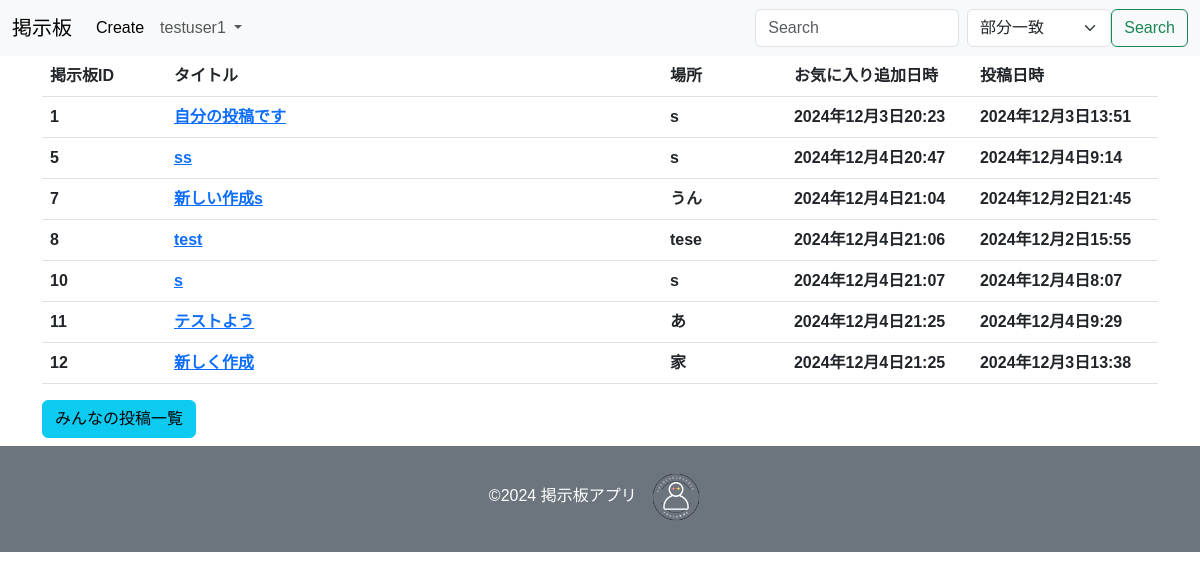
The page /display_favorite (signed in) on the database its author committed.
### bulletin/models.py (models this page shows)
class Favorite(models.Model):
    user = models.ForeignKey(User,on_delete=models.CASCADE)
    board = models.ForeignKey(BoardModel,on_delete=models.CASCADE)
    created_at = models.DateTimeField(auto_now_add=True)
    updated_at = models.DateTimeField(auto_now=True)
    class Meta:
        unique_together = ('user','board')

class BoardModel(models.Model):
    title = models.CharField(max_length=50)
    content = models.TextField()
    place = models.CharField(max_length=20)
    user = models.ForeignKey(User,on_delete=models.CASCADE,related_name='boards',null=True)
    created_at = models.DateTimeField(auto_now_add=True)
    updated_at = models.DateTimeField(auto_now=True)
    def __str__(self):
        return self.title

### bulletin/views.py (the view)
# urls.py: path('display_favorite',views.display_favorite,name='display_favorite'),
@login_required
def display_favorite(request):
    template_name = 'bulletin/my_favoriteboards.html'
    favorites = Favorite.objects.all()
    return render(request,template_name,{"favorites":favorites})

### templates/bulletin/my_favoriteboards.html (shortened to what this page needs)
{% extends './base.html' %}
{% block content %}
    <section>
            <table class="table">
                <colgroup>
                    <col style="width:10%">
                    <col style="width:40%">
                    <col style="width:10%">
                    <col style="width:15%">
                    <col style="width:15%">
                </colgroup>
                <thead>
                    <tr>
                        <th scope="col">掲示板ID</th>
                        <th scope="col">タイトル</th>
                        <th scope="col">場所</th>
                        <th scope="col">お気に入り追加日時</th>
                        <th scope="col">投稿日時</th>
                    </tr>
                </thead>
                <tbody>
                    {% for favorite in favorites %}
                    <tr>
                        <th scope="col">{{favorite.id}}</th>
                        <th scope="col"><a href={% url "board-detail" favorite.pk %}>{{favorite.board}}</th></a>
                        <th scope="col">{{favorite.board.place}}</th>
                        <th scope="col">{{favorite.updated_at}}</th>
                        <th scope="col">{{favorite.board.created_at}}</th>
                    </tr>
                      {% endfor %}
                </tbody>
            </table>
    </section>
    <a href="{% url 'board-list' %}" class="btn btn-info">みんなの投稿一覧</a>
{% endblock %}

### templates/base/nav.html (shortened to what this page needs)
<nav class="navbar navbar-expand-lg bg-body-tertiary">
    <div class="container-fluid">
      <a class="navbar-brand" href="{% url 'board-list' %}">掲示板</a>
      <div class="collapse navbar-collapse" id="navbarSupportedContent">
        <ul class="navbar-nav me-auto mb-2 mb-lg-0">
          <li class="nav-item">
            <a class="nav-link active" aria-current="page" href="{% url 'board-new' %}">Create</a>
          </li>
          <li class="nav-item dropdown">
            <a class="nav-link dropdown-toggle" href="#" role="button" data-bs-toggle="dropdown" aria-expanded="false">
              {% if user.is_authenticated %}
              {{ user.username }}
            </a>
          </li>
        </ul>
              {% endif %}
        <form method="GET" action="{% url 'search' %}" class="d-flex" role="search">
          <input class="form-control me-2" type="search" name = "query" id="id_query" placeholder="Search" aria-label="Search">
          <div class="col-md-4">
          <select name="search_type" class="form-select">
            <option value="partial">部分一致</option>
          </select>
          </div>
          <button class="btn btn-outline-success" type="submit">Search</button>
        </form>
      </div>
    </div>
  </nav>

### static_local/css/style.css (style rules this page uses)
* { padding: 0; margin: 0; box-sizing:border-box; text-decoration: none; color: inherit; list-style-position: inside; }
body { font-size: 16px; color:#333333; font-family:"Hiragino Kaku Gothic Pron",sans-serif; }

### rows shown on the page
Favorite: id "1", board "自分の投稿です", board.place "s", updated_at "2024年12月3日20:23", board.created_at "2024年12月3日13:51"
Favorite: id "5", board "ss", board.place "s", updated_at "2024年12月4日20:47", board.created_at "2024年12月4日9:14"
Favorite: id "7", board "新しい作成s", board.place "うん", updated_at "2024年12月4日21:04", board.created_at "2024年12月2日21:45"
Favorite: id "8", board "test", board.place "tese", updated_at "2024年12月4日21:06", board.created_at "2024年12月2日15:55"
Favorite: id "10", board "s", board.place "s", updated_at "2024年12月4日21:07", board.created_at "2024年12月4日8:07"
Favorite: id "11", board "テストよう", board.place "あ", updated_at "2024年12月4日21:25", board.created_at "2024年12月4日9:29"
Favorite: id "12", board "新しく作成", board.place "家", updated_at "2024年12月4日21:25", board.created_at "2024年12月3日13:38"

### other values the page prints
{{ user.username }} "testuser1"
